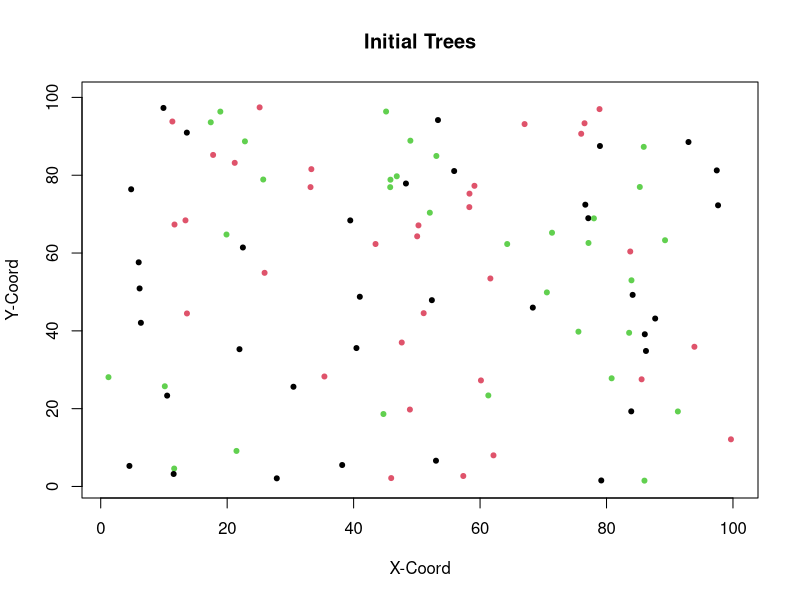

This chart was generated by the following R code: (Note: this script raises an error after producing the figure.)
### Updated with the new carrying capacity equation. Still parameterizing a bit
#Load packages

#Load packages

library(tidyverse) 
library(gridExtra)


### Initialize params ###

# Set up a grid to represent land
#Place individuals on plot
xsize = ysize = 100

numInd = 100
numSpecies = 3
data <-  tibble("ID" = 1:numInd, "age" = 3, 
                 species = sample(numSpecies, numInd, replace = TRUE), "xlocation" = runif(numInd, 0, 100), 
                 "ylocation" = runif(numInd,0,100), "parentalDistance" = 0)

#Ignore:
#sample(150, numInd, replace = TRUE)

herbivores <- data %>%  slice_sample(n = 25) %>% select(-c(ID, age, parentalDistance))
herbivores <- herbivores %>% mutate(ID = 1:nrow(herbivores), age = 0)
plot(data$xlocation, data$ylocation, col = data$species, pch = 20, xlim = c(1,100), ylim = c(1,100),
     xlab = "X-Coord", ylab = "Y-Coord", main = "Initial Trees")



#Set up rates of birth/death/growth etc...
deltaT = 1 #1 year periods of growth
ageChange = deltaT
maxAge = 150
seeds = 1
dispParam = 5 #dispersalParam
DensParam = 0.3 #DensityParamx
# DensParam1 = 2
uniqueSp = unique(data$species)
numYears = 10000


# Conditions for population dynamics

#Intrinsic rate of growth
R = 8

#Carrying Capacity
K= 2500
growthRate = 1.5

#Herbivore initials
HerbDensParam = 5
HerbEffectiveness = 0.79

# Used for summary statistics
speciesPopulation = NULL
herbPop = NULL
agePops = NULL
herbAgePop = NULL
denseSpecies <- NULL

### MAIN LOOP ####


for(t in seq(0, numYears, by = deltaT)){ 
  #grow
  data$age = data$age + deltaT
  herbivores$age = herbivores$age + 1
  
  #disperse seed
  adults <- data[data$age > 3, ]
  seedsPerSpecies <- NULL
  for (i in 1:numSpecies){
    speciesPop = nrow(data[data$species == i,])
    numSeeds <- carryingCapacity(speciesPop, nrow(data), K)
    seedsPerSpecies <- c(seedsPerSpecies, numSeeds)
  }
  Ind = data[1, ]
  babies <- dispersal(adults)
  #survival of seeds
  #babies <- seedPredation(babies, babies$parentalDistance)
  data <- bind_rows(data, babies)
  #Do not let trees grow on top of eachother
  #data <- treeProximity(data)
  #Background death of adults. Death rate decreases with age
  data <- backgroundDeath(data)
  
  #trees over max age die
  
  countSpecies <- speciesSize(data$species)
  speciesPopulation <-  bind_rows(speciesPopulation, countSpecies)
  
  #Herbivores die
  herbivores <- herbivoreDeath(data, herbivores)
  
  
  #Herbivores reproduce
  newHerbivores <- herbivoreGrowth(data, herbivores)
  herbivores <- bind_rows(herbivores, newHerbivores)
  herbivores <- herbivores[!duplicated(herbivores$xlocation) & !duplicated(herbivores$ylocation),]
  
  #Supplemental
  countHerbs <- speciesSize(herbivores$species)
  herbPop <- bind_rows(herbPop, countHerbs)
  
  #Herbivores damage trees
  data <-  herbivory(data, herbivores)
  
  
  #Supp  functions/Statistics
  ages <- tibble("gen" = t, "babies" = nrow(subset(data, age < 6)), "young" = nrow(subset(data, age >= 6 & age <=20)), "middle aged" = nrow(subset(data, age > 20 &
                                                                                                   age < 50)), 
                 "old" = nrow(subset(data, age >= 50)))
  
  herbAges <- tibble("gen" = t, "babies" = nrow(subset(herbivores, age < 6)), 
                     "young" = nrow(subset(herbivores, age >= 6 & age <=20)),
                     "middle aged" = nrow(subset(herbivores, age > 20 &                                                                                                                                 age < 50)), 
                     "old" = nrow(subset(herbivores, age >= 50)))
  currentDens <- tibble("gen" = t, "num" = speciesDense(data))
  
  denseSpecies <- bind_rows(denseSpecies, currentDens)
  agePops <- bind_rows(agePops, ages)
  herbAgePop <- bind_rows(herbAgePop, herbAges)
  
  #These fucntions plot the trees every generation. I mainly use these when trying to
  #paramterize something so I can see the effects on several generations. Otherwise comment them out
  
  plot(data$xlocation, data$ylocation, col = data$species, pch = 20, xlim = c(1,100), ylim = c(1,100),
       main = "Tree Population Size", ylab = "Count", xlab = "Generation")
  #plot(herbivores$xlocation, herbivores$ylocation, col = herbivores$species, pch = 20, xlim = c(1,100), ylim = c(1,100))
  
  print(t)

}


##### MAIN FUNCTIONS #######

#Carrying Capacity limitis birth rates

carryingCapacity = function(speciesN, totalN, K){
  s = speciesN * growthRate
  popGrowth <- (s*(K-totalN)/K)
  popGrowth <-  ifelse(popGrowth > 0, popGrowth, 0)
  return(popGrowth)
  
}

#Disperse x number of seeds per parent. 

dispersal <- function(Trees){
  babies = NULL
  for(i in 1:numSpecies){
    speciesTree <- Trees[Trees$species == i,]
    if(nrow(speciesTree)> 0){
      #Before running this, we calculate seeds per species using the carrying capacity function
      numBabies <- ceiling(seedsPerSpecies[i])
      #take a random sample of conspecific adult trees to disperse the seeds
      parents <- slice_sample(speciesTree, n = numBabies, replace = TRUE)
      if (nrow(parents)>0){
        for (i in 1:nrow(parents)){
          parent = parents[i,]
          baby = parent[1, ]
          baby$age = as.integer(0)
          baby$ID  = max(data$ID) + i 
          baby$species  =  parent$species
          babyDist = (rnorm(1, mean=0, sd=dispParam))
          xDirection = runif(1)
          baby$xlocation = ((xDirection*babyDist) + parent$xlocation) %% xsize
          baby$ylocation = (((1-xDirection) * babyDist) + parent$ylocation) %% ysize
          baby$parentalDistance = abs(babyDist)
          babies <- bind_rows(babies, baby)
        }
      }
      else{
        next
      }
      
    }
  }
  return(babies)
}
  



#Natural Background death
backgroundDeath <- function(population){
  living = c()
  probDeath = c()
  for (i in 1:nrow(population)){
    alive <- (runif(1) > 0.01)
    living[i] = alive
  }
  return(population[living,])
}




#### HERBIVORY FUNCTIONS ######


#Herbivory function: herbivores kill trees
herbivory <- function(trees, herbivores){
  deadTrees = NULL
  for (i in 1:nrow(herbivores)){
    indHerbivore = herbivores[i, ]
    infected = data[data$xlocation == indHerbivore$xlocation  & data$ylocation == indHerbivore$ylocation, ]
    probSurv = (((infected$age+1)) / (((indHerbivore$age)+1)*HerbEffectiveness))
    if(probSurv < abs(rnorm(1,mean = 1, sd = 0.2))){
      deadTrees <- bind_rows(deadTrees, infected)
    }
  }
  deadID = deadTrees$ID
  return(subset(trees, !(ID %in% deadID)))
}

herbivoreGrowth <- function(trees, herbivores){
  infectedTrees <- NULL
  for (i in 1:nrow(herbivores)){
    indHerbivore <- herbivores[i, ]
    infectedTree <- subset(trees, xlocation > indHerbivore$xlocation - (HerbDensParam)
                           & xlocation < indHerbivore$xlocation + (HerbDensParam )
                           & ylocation > indHerbivore$ylocation - (HerbDensParam)
                           & ylocation < indHerbivore$ylocation + (HerbDensParam )
                           & species == indHerbivore$species)
    infectedTree <- subset(infectedTree, (xlocation != indHerbivore$xlocation | ylocation != indHerbivore$ylocation))
    infectedTrees <- bind_rows(infectedTrees, infectedTree)
  }
  if(nrow(infectedTrees) > 0){
    newHerbivores <- infectedTrees %>%  select(-c(parentalDistance, ID, age)) %>% 
      mutate(ID = seq(max(herbivores$ID)+1, 
      max(herbivores$ID)+nrow(infectedTrees)), age = 0)
  }else{
    newHerbivores <- NULL
  }
  return(newHerbivores)
}

herbivoreDeath <- function(trees, herbivores){
  dead = NULL
  totalInf = NULL
  for (i in 1:nrow(herbivores)){
    indHerbivore = herbivores[i, ]
    infected = data[data$xlocation == indHerbivore$xlocation  & data$ylocation == indHerbivore$ylocation, ]
    if (nrow(infected) < 1){
      dead <- bind_rows(dead, indHerbivore)
    }
  }
  herbID = dead$ID
  return(subset(herbivores, !(ID %in% herbID)))
}


### SUPPLEMENTAL FUNCTIONS###


#Plot pathogen vs trees
grid.arrange(plotSpecies(speciesPopulation), plotHerbSpecies(herbPop), ncol = 1)


#Plot the age distribution over time of trees
agePops1 <-  pivot_longer(agePops, cols = !gen, names_to = "Group", values_to = "Count")
agePopGraph <- ggplot(agePops1, aes(gen, Count, color = Group))+
  geom_line()

herbAgePop1 <-  pivot_longer(herbAgePop, cols = !gen, names_to = "Group", values_to = "Count")
herbAgeGraph <- ggplot(herbAgePop1, aes(gen, Count, color = Group))+
  geom_line()

grid.arrange(agePopGraph, herbAgeGraph, ncol = 1)


#plot adult pop
treesOld <- subset(agePops1, Group == "old")

agePopGraph <- ggplot(treesOld, aes(gen, Count))+
  geom_line()
agePopGraph
#Plot species density
ggplot(data = denseSpecies, aes(x = gen, y= num))+
  geom_line()+
  labs(y = "Population per 5x5",x = "generation", title = "Conspecific density")

#Used to plot population over time
plotSize <- function(popSize){
  popTime <- tibble("gen" = c(1:length(popSize)), "population" = popSize)
  plot(popTime$gen, popTime$population, type = "b", col = "blue")
}

#used to plot average density for a specific parameter
densSize <- function(xlocation, ylocation){
  Densities = NULL
  for (i in seq(0,95, by = 5)){
    popSegment = subset(xlocation, xlocation > i & xlocation < i+5)
    Densities = c(Densities, length(popSegment))
  }
  return(mean(Densities))
}

#Track population of each species
speciesSize <- function(speciesTypes){
  a = speciesTypes[speciesTypes == 1]
  b = speciesTypes[speciesTypes == 2]
  c = speciesTypes[speciesTypes == 3]
  
  df <- tibble("Species 1" = length(a), "Species 2" = length(b), "Species 3" = length(c))
  return(df)
}


#Plot amount of each species
plotSpecies <- function(speciesPopulation){
  speciesPopulation <- add_column(speciesPopulation, gen = 1:nrow(speciesPopulation))
  speciesPopulation <- pivot_longer(speciesPopulation, cols = starts_with("Species"), names_to = "Species",
                             names_prefix = "Species ", values_to = "Count")
  ggplot(data = speciesPopulation, aes(gen, Count, col = Species))+
    geom_point()+
    geom_line()+
    ylim(0, max(speciesPopulation$Count))+
    ylab("Tree Count")
  
}
plotHerbSpecies <- function(speciesPopulation){
  speciesPopulation <- add_column(speciesPopulation, gen = 1:nrow(speciesPopulation))
  speciesPopulation <- pivot_longer(speciesPopulation, cols = starts_with("Species"), names_to = "Species",
                             names_prefix = "Species ", values_to = "Count")
  ggplot(data = speciesPopulation, aes(gen, Count, col = Species))+
    geom_point()+
    geom_line()+
    ylim(0, max(speciesPopulation$Count))+
    ylab("Herbivore Count")
  
}

speciesDense <- function(population){
  totalNeighbors <- tibble("set" = NULL, "neighbors" = NULL)
  for (i in seq(0,100,5)){
      numNeighbors <- nrow(subset(population, species == 1 & xlocation > (i-5) & xlocation <= i
                                  & ylocation > (i-5) & ylocation < (i)))
      currentNeighbors <- tibble("set" = (i/5), "neighbors" = numNeighbors)
      totalNeighbors <- bind_rows(totalNeighbors, currentNeighbors)
  }
  avg = mean(totalNeighbors$neighbors)
  return(avg)
  }
#If want to track pop/dens put this in main loop and recreate variables popSize and avgDens
#Then use plotSize and densSize functions
popSize = c(popSize, nrow(data))
currentDens <- densSize(data$xlocation, data$ylocation)
avgDens <- c(avgDens, currentDens)
